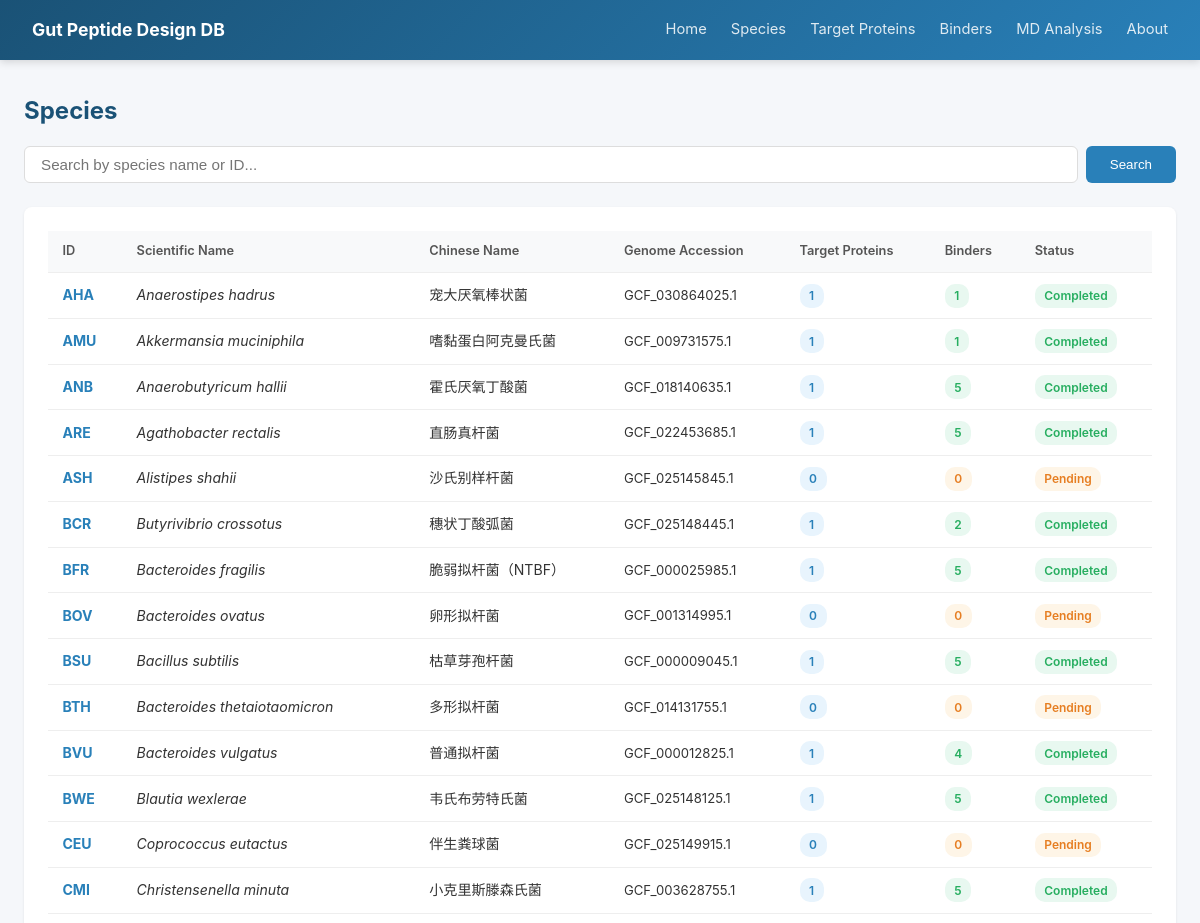
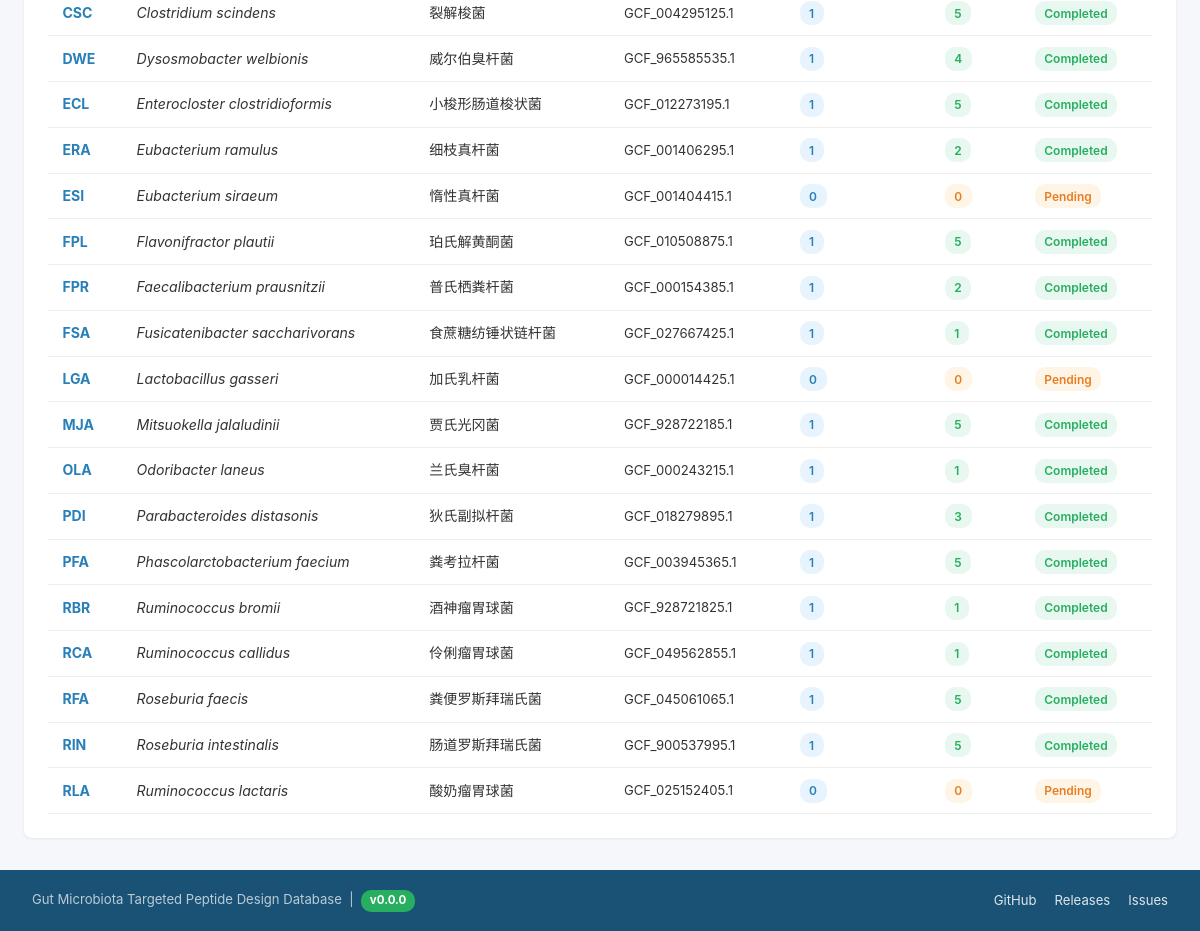
Screenshot of /species with the database file from the repository (2 pictures, top to bottom).
### tables this page shows
CREATE TABLE Species (
        Species_ID      TEXT PRIMARY KEY,
        Scientific_Name TEXT NOT NULL,
        Chinese_Name    TEXT,
        Taxonomy_ID     INTEGER,
        Genome_Accession TEXT,
        Proteome_Source TEXT,
        Notes           TEXT
    );

### app.py (the view)
@app.route('/species')
def species_list():
    db = get_db()
    q = request.args.get('q', '')
    if q:
        rows = db.execute("""
            SELECT s.*,
                   (SELECT COUNT(*) FROM Target_Protein p WHERE p.Species_ID=s.Species_ID) as protein_cnt,
                   (SELECT COUNT(*) FROM Binder b WHERE b.Species_ID=s.Species_ID) as binder_cnt
            FROM Species s WHERE s.Scientific_Name LIKE ? OR s.Chinese_Name LIKE ? OR s.Species_ID LIKE ?
            ORDER BY s.Species_ID
        """, (f'%{q}%',f'%{q}%',f'%{q}%')).fetchall()
    else:
        rows = db.execute("""
            SELECT s.*,
                   (SELECT COUNT(*) FROM Target_Protein p WHERE p.Species_ID=s.Species_ID) as protein_cnt,
                   (SELECT COUNT(*) FROM Binder b WHERE b.Species_ID=s.Species_ID) as binder_cnt
            FROM Species s ORDER BY s.Species_ID
        """).fetchall()
    return render_template('species.html', species=rows, q=q)

### app.py (called while the page is built)
@app.context_processor
def inject_meta():
    return {'DB_VERSION': DB_VERSION, 'REPO_URL': REPO_URL}

def get_db():
    if 'db' not in g:
        g.db = sqlite3.connect(DB_PATH)
        g.db.row_factory = sqlite3.Row
    return g.db

### templates/species.html (shortened to what this page needs)
{% extends "base.html" %}
{% block content %}
<h1>Species</h1>
<div class="search-box">
    <form method="GET" action="/species" style="display:flex; gap:.5rem; width:100%;">
        <input type="text" name="q" value="{{ q }}" placeholder="Search by species name or ID...">
        <button type="submit">Search</button>
    </form>
</div>
<div class="card">
    <table>
        <thead><tr><th>ID</th><th>Scientific Name</th><th>Chinese Name</th><th>Genome Accession</th><th>Target Proteins</th><th>Binders</th><th>Status</th></tr></thead>
        <tbody>
            {% for s in species %}
            <tr>
                <td><a href="/species/{{ s.Species_ID }}"><strong>{{ s.Species_ID }}</strong></a></td>
                <td><em>{{ s.Scientific_Name }}</em></td>
                <td>{{ s.Chinese_Name }}</td>
                <td style="font-size:.82rem;">{{ s.Genome_Accession }}</td>
                <td><span class="badge badge-blue">{{ s.protein_cnt }}</span></td>
                <td>{% if s.binder_cnt > 0 %}<span class="badge badge-green">{{ s.binder_cnt }}</span>{% else %}<span class="badge badge-orange">0</span>{% endif %}</td>
                <td>{% if s.binder_cnt > 0 %}<span class="badge badge-green">Completed</span>{% else %}<span class="badge badge-orange">Pending</span>{% endif %}</td>
            </tr>
            {% endfor %}
        </tbody>
    </table>
</div>
{% endblock %}

### templates/base.html (style rules this page uses)
* { margin:0; padding:0; box-sizing:border-box; }
body { font-family:-apple-system,BlinkMacSystemFont,"Segoe UI","PingFang SC","Microsoft YaHei",sans-serif; background:#f5f7fa; color:#333; line-height:1.6; }
.card { background:white; border-radius:8px; box-shadow:0 1px 3px rgba(0,0,0,.08); padding:1.5rem; margin-bottom:1.5rem; }
table { width:100%; border-collapse:collapse; font-size:.88rem; }
th,td { padding:.65rem .9rem; text-align:left; border-bottom:1px solid #eee; }
th { background:#f8f9fa; font-weight:600; color:#555; font-size:.8rem; }
.search-box { display:flex; gap:.5rem; margin-bottom:1.5rem; }
.search-box input { flex:1; padding:.55rem 1rem; border:1px solid #ddd; border-radius:6px; font-size:.95rem; }
.search-box button { padding:.55rem 1.5rem; background:#2980b9; color:white; border:none; border-radius:6px; cursor:pointer; }
.badge { display:inline-block; padding:.15rem .6rem; border-radius:10px; font-size:.75rem; font-weight:600; }
.badge-blue { background:#e8f4fd; color:#2980b9; }
.badge-green { background:#e8f8f0; color:#27ae60; }
.badge-orange { background:#fef5e7; color:#e67e22; }
h1 { font-size:1.5rem; margin-bottom:1rem; color:#1a5276; }
a { color:#2980b9; text-decoration:none; }

### rows the page displays
Species: Species_ID "AHA", Scientific_Name "Anaerostipes hadrus", Chinese_Name "宠大厌氧棒状菌", Genome_Accession "GCF_030864025.1", protein_cnt "1", binder_cnt "1", shows "Completed"
Species: Species_ID "AMU", Scientific_Name "Akkermansia muciniphila", Chinese_Name "嗜黏蛋白阿克曼氏菌", Genome_Accession "GCF_009731575.1", protein_cnt "1", binder_cnt "1", shows "Completed"
Species: Species_ID "ANB", Scientific_Name "Anaerobutyricum hallii", Chinese_Name "霍氏厌氧丁酸菌", Genome_Accession "GCF_018140635.1", protein_cnt "1", binder_cnt "5", shows "Completed"
Species: Species_ID "ARE", Scientific_Name "Agathobacter rectalis", Chinese_Name "直肠真杆菌", Genome_Accession "GCF_022453685.1", protein_cnt "1", binder_cnt "5", shows "Completed"
Species: Species_ID "ASH", Scientific_Name "Alistipes shahii", Chinese_Name "沙氏别样杆菌", Genome_Accession "GCF_025145845.1", protein_cnt "0", shows "Pending"
Species: Species_ID "BCR", Scientific_Name "Butyrivibrio crossotus", Chinese_Name "穗状丁酸弧菌", Genome_Accession "GCF_025148445.1", protein_cnt "1", binder_cnt "2", shows "Completed"
Species: Species_ID "BFR", Scientific_Name "Bacteroides fragilis", Chinese_Name "脆弱拟杆菌（NTBF）", Genome_Accession "GCF_000025985.1", protein_cnt "1", binder_cnt "5", shows "Completed"
Species: Species_ID "BOV", Scientific_Name "Bacteroides ovatus", Chinese_Name "卵形拟杆菌", Genome_Accession "GCF_001314995.1", protein_cnt "0", shows "Pending"
Species: Species_ID "BSU", Scientific_Name "Bacillus subtilis", Chinese_Name "枯草芽孢杆菌", Genome_Accession "GCF_000009045.1", protein_cnt "1", binder_cnt "5", shows "Completed"
Species: Species_ID "BTH", Scientific_Name "Bacteroides thetaiotaomicron", Chinese_Name "多形拟杆菌", Genome_Accession "GCF_014131755.1", protein_cnt "0", shows "Pending"
Species: Species_ID "BVU", Scientific_Name "Bacteroides vulgatus", Chinese_Name "普通拟杆菌", Genome_Accession "GCF_000012825.1", protein_cnt "1", binder_cnt "4", shows "Completed"
Species: Species_ID "BWE", Scientific_Name "Blautia wexlerae", Chinese_Name "韦氏布劳特氏菌", Genome_Accession "GCF_025148125.1", protein_cnt "1", binder_cnt "5", shows "Completed"
Species: Species_ID "CEU", Scientific_Name "Coprococcus eutactus", Chinese_Name "伴生粪球菌", Genome_Accession "GCF_025149915.1", protein_cnt "0", shows "Pending"
Species: Species_ID "CMI", Scientific_Name "Christensenella minuta", Chinese_Name "小克里斯滕森氏菌", Genome_Accession "GCF_003628755.1", protein_cnt "1", binder_cnt "5", shows "Completed"
Species: Species_ID "CSC", Scientific_Name "Clostridium scindens", Chinese_Name "裂解梭菌", Genome_Accession "GCF_004295125.1", protein_cnt "1", binder_cnt "5", shows "Completed"
Species: Species_ID "DWE", Scientific_Name "Dysosmobacter welbionis", Chinese_Name "威尔伯臭杆菌", Genome_Accession "GCF_965585535.1", protein_cnt "1", binder_cnt "4", shows "Completed"
Species: Species_ID "ECL", Scientific_Name "Enterocloster clostridioformis", Chinese_Name "小梭形肠道梭状菌", Genome_Accession "GCF_012273195.1", protein_cnt "1", binder_cnt "5", shows "Completed"
Species: Species_ID "ERA", Scientific_Name "Eubacterium ramulus", Chinese_Name "细枝真杆菌", Genome_Accession "GCF_001406295.1", protein_cnt "1", binder_cnt "2", shows "Completed"
Species: Species_ID "ESI", Scientific_Name "Eubacterium siraeum", Chinese_Name "惰性真杆菌", Genome_Accession "GCF_001404415.1", protein_cnt "0", shows "Pending"
Species: Species_ID "FPL", Scientific_Name "Flavonifractor plautii", Chinese_Name "珀氏解黄酮菌", Genome_Accession "GCF_010508875.1", protein_cnt "1", binder_cnt "5", shows "Completed"
Species: Species_ID "FPR", Scientific_Name "Faecalibacterium prausnitzii", Chinese_Name "普氏栖粪杆菌", Genome_Accession "GCF_000154385.1", protein_cnt "1", binder_cnt "2", shows "Completed"
Species: Species_ID "FSA", Scientific_Name "Fusicatenibacter saccharivorans", Chinese_Name "食蔗糖纺锤状链杆菌", Genome_Accession "GCF_027667425.1", protein_cnt "1", binder_cnt "1", shows "Completed"
Species: Species_ID "LGA", Scientific_Name "Lactobacillus gasseri", Chinese_Name "加氏乳杆菌", Genome_Accession "GCF_000014425.1", protein_cnt "0", shows "Pending"
Species: Species_ID "MJA", Scientific_Name "Mitsuokella jalaludinii", Chinese_Name "贾氏光冈菌", Genome_Accession "GCF_928722185.1", protein_cnt "1", binder_cnt "5", shows "Completed"
Species: Species_ID "OLA", Scientific_Name "Odoribacter laneus", Chinese_Name "兰氏臭杆菌", Genome_Accession "GCF_000243215.1", protein_cnt "1", binder_cnt "1", shows "Completed"
Species: Species_ID "PDI", Scientific_Name "Parabacteroides distasonis", Chinese_Name "狄氏副拟杆菌", Genome_Accession "GCF_018279895.1", protein_cnt "1", binder_cnt "3", shows "Completed"
Species: Species_ID "PFA", Scientific_Name "Phascolarctobacterium faecium", Chinese_Name "粪考拉杆菌", Genome_Accession "GCF_003945365.1", protein_cnt "1", binder_cnt "5", shows "Completed"
Species: Species_ID "RBR", Scientific_Name "Ruminococcus bromii", Chinese_Name "酒神瘤胃球菌", Genome_Accession "GCF_928721825.1", protein_cnt "1", binder_cnt "1", shows "Completed"
Species: Species_ID "RCA", Scientific_Name "Ruminococcus callidus", Chinese_Name "伶俐瘤胃球菌", Genome_Accession "GCF_049562855.1", protein_cnt "1", binder_cnt "1", shows "Completed"
Species: Species_ID "RFA", Scientific_Name "Roseburia faecis", Chinese_Name "粪便罗斯拜瑞氏菌", Genome_Accession "GCF_045061065.1", protein_cnt "1", binder_cnt "5", shows "Completed"
Species: Species_ID "RIN", Scientific_Name "Roseburia intestinalis", Chinese_Name "肠道罗斯拜瑞氏菌", Genome_Accession "GCF_900537995.1", protein_cnt "1", binder_cnt "5", shows "Completed"
Species: Species_ID "RLA", Scientific_Name "Ruminococcus lactaris", Chinese_Name "酸奶瘤胃球菌", Genome_Accession "GCF_025152405.1", protein_cnt "0", shows "Pending"

### other values shown
{{ DB_VERSION }} "0.0.0"
